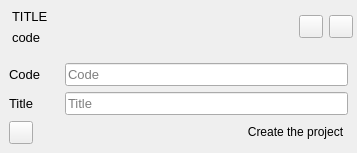
<?xml version="1.0" encoding="UTF-8"?>
<ui version="4.0">
 <class>PHomePageProject</class>
 <widget class="QWidget" name="PHomePageProject">
  <property name="geometry">
   <rect>
    <x>0</x>
    <y>0</y>
    <width>357</width>
    <height>153</height>
   </rect>
  </property>
  <property name="windowTitle">
   <string notr="true">Form</string>
  </property>
  <layout class="QVBoxLayout" name="verticalLayout" stretch="0,0">
   <property name="spacing">
    <number>0</number>
   </property>
   <property name="leftMargin">
    <number>0</number>
   </property>
   <property name="topMargin">
    <number>0</number>
   </property>
   <property name="rightMargin">
    <number>0</number>
   </property>
   <property name="bottomMargin">
    <number>0</number>
   </property>
   <item>
    <widget class="QWidget" name="show" native="true">
     <layout class="QVBoxLayout" name="verticalLayout_3">
      <property name="spacing">
       <number>4</number>
      </property>
      <property name="leftMargin">
       <number>4</number>
      </property>
      <property name="topMargin">
       <number>4</number>
      </property>
      <property name="rightMargin">
       <number>4</number>
      </property>
      <property name="bottomMargin">
       <number>4</number>
      </property>
      <item>
       <layout class="QHBoxLayout" name="horizontalLayout_2">
        <property name="spacing">
         <number>6</number>
        </property>
        <property name="rightMargin">
         <number>0</number>
        </property>
        <property name="bottomMargin">
         <number>0</number>
        </property>
        <item>
         <widget class="QWidget" name="content" native="true">
          <layout class="QVBoxLayout" name="verticalLayout_4">
           <property name="spacing">
            <number>6</number>
           </property>
           <property name="leftMargin">
            <number>0</number>
           </property>
           <property name="topMargin">
            <number>0</number>
           </property>
           <property name="rightMargin">
            <number>0</number>
           </property>
           <property name="bottomMargin">
            <number>0</number>
           </property>
           <item>
            <widget class="QLabel" name="lblTitle">
             <property name="font">
              <font>
               <pointsize>10</pointsize>
               <bold>false</bold>
              </font>
             </property>
             <property name="styleSheet">
              <string notr="true"/>
             </property>
             <property name="text">
              <string notr="true">TITLE</string>
             </property>
             <property name="margin">
              <number>0</number>
             </property>
             <property name="indent">
              <number>8</number>
             </property>
            </widget>
           </item>
           <item>
            <widget class="QLabel" name="lblCode">
             <property name="font">
              <font>
               <pointsize>10</pointsize>
               <italic>false</italic>
              </font>
             </property>
             <property name="text">
              <string notr="true">code</string>
             </property>
             <property name="margin">
              <number>0</number>
             </property>
             <property name="indent">
              <number>8</number>
             </property>
            </widget>
           </item>
          </layout>
         </widget>
        </item>
        <item>
         <widget class="QToolButton" name="btEdit">
          <property name="cursor">
           <cursorShape>PointingHandCursor</cursorShape>
          </property>
          <property name="text">
           <string/>
          </property>
          <property name="icon">
           <iconset>
            <normaloff>:/icons/edit</normaloff>:/icons/edit</iconset>
          </property>
          <property name="iconSize">
           <size>
            <width>16</width>
            <height>16</height>
           </size>
          </property>
         </widget>
        </item>
        <item>
         <widget class="QToolButton" name="btDelete">
          <property name="cursor">
           <cursorShape>PointingHandCursor</cursorShape>
          </property>
          <property name="focusPolicy">
           <enum>Qt::TabFocus</enum>
          </property>
          <property name="text">
           <string/>
          </property>
          <property name="icon">
           <iconset>
            <normaloff>:/icons/delete</normaloff>:/icons/delete</iconset>
          </property>
          <property name="toolButtonStyle">
           <enum>Qt::ToolButtonIconOnly</enum>
          </property>
         </widget>
        </item>
       </layout>
      </item>
     </layout>
    </widget>
   </item>
   <item>
    <widget class="QWidget" name="edit" native="true">
     <property name="focusPolicy">
      <enum>Qt::NoFocus</enum>
     </property>
     <layout class="QVBoxLayout" name="verticalLayout_2">
      <item>
       <layout class="QHBoxLayout" name="horizontalLayout_3">
        <property name="topMargin">
         <number>0</number>
        </property>
        <item>
         <widget class="QLabel" name="label">
          <property name="minimumSize">
           <size>
            <width>50</width>
            <height>0</height>
           </size>
          </property>
          <property name="font">
           <font>
            <pointsize>10</pointsize>
           </font>
          </property>
          <property name="text">
           <string>Code</string>
          </property>
         </widget>
        </item>
        <item>
         <widget class="QLineEdit" name="txtCode">
          <property name="font">
           <font>
            <pointsize>10</pointsize>
           </font>
          </property>
          <property name="inputMask">
           <string/>
          </property>
          <property name="placeholderText">
           <string>Code</string>
          </property>
          <property name="clearButtonEnabled">
           <bool>false</bool>
          </property>
         </widget>
        </item>
       </layout>
      </item>
      <item>
       <layout class="QHBoxLayout" name="horizontalLayout_4">
        <property name="topMargin">
         <number>0</number>
        </property>
        <item>
         <widget class="QLabel" name="label_2">
          <property name="minimumSize">
           <size>
            <width>50</width>
            <height>0</height>
           </size>
          </property>
          <property name="font">
           <font>
            <pointsize>10</pointsize>
           </font>
          </property>
          <property name="text">
           <string>Title</string>
          </property>
         </widget>
        </item>
        <item>
         <widget class="QLineEdit" name="txtTitle">
          <property name="font">
           <font>
            <pointsize>10</pointsize>
           </font>
          </property>
          <property name="placeholderText">
           <string>Title</string>
          </property>
         </widget>
        </item>
       </layout>
      </item>
      <item>
       <layout class="QHBoxLayout" name="horizontalLayout">
        <property name="spacing">
         <number>0</number>
        </property>
        <property name="topMargin">
         <number>0</number>
        </property>
        <item>
         <widget class="QToolButton" name="btCancel">
          <property name="cursor">
           <cursorShape>PointingHandCursor</cursorShape>
          </property>
          <property name="focusPolicy">
           <enum>Qt::TabFocus</enum>
          </property>
          <property name="text">
           <string/>
          </property>
          <property name="icon">
           <iconset>
            <normaloff>:/icons/close</normaloff>:/icons/close</iconset>
          </property>
         </widget>
        </item>
        <item>
         <spacer name="horizontalSpacer">
          <property name="orientation">
           <enum>Qt::Horizontal</enum>
          </property>
          <property name="sizeHint" stdset="0">
           <size>
            <width>40</width>
            <height>20</height>
           </size>
          </property>
         </spacer>
        </item>
        <item>
         <widget class="QPushButton" name="btCreate">
          <property name="cursor">
           <cursorShape>PointingHandCursor</cursorShape>
          </property>
          <property name="text">
           <string>Create the project</string>
          </property>
          <property name="autoDefault">
           <bool>true</bool>
          </property>
          <property name="default">
           <bool>true</bool>
          </property>
          <property name="flat">
           <bool>true</bool>
          </property>
         </widget>
        </item>
       </layout>
      </item>
     </layout>
    </widget>
   </item>
  </layout>
 </widget>
 <tabstops>
  <tabstop>btCreate</tabstop>
  <tabstop>btCancel</tabstop>
  <tabstop>btEdit</tabstop>
  <tabstop>btDelete</tabstop>
 </tabstops>
 <resources/>
 <connections/>
</ui>
